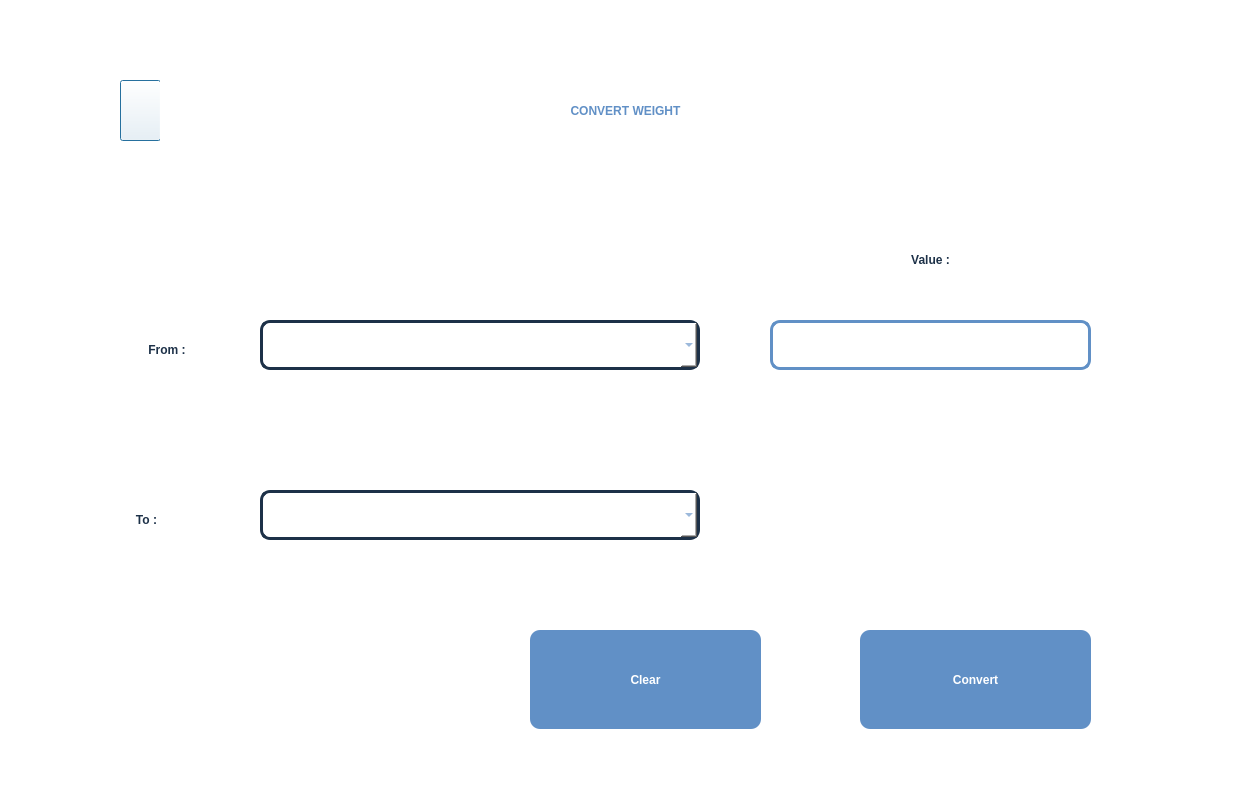
<?xml version="1.0" encoding="UTF-8"?>
<ui version="4.0">
 <class>weight</class>
 <widget class="QDialog" name="weight">
  <property name="geometry">
   <rect>
    <x>0</x>
    <y>0</y>
    <width>1250</width>
    <height>800</height>
   </rect>
  </property>
  <property name="windowTitle">
   <string>Dialog</string>
  </property>
  <property name="styleSheet">
   <string notr="true">background-color: rgb(255, 255, 255);</string>
  </property>
  <widget class="QComboBox" name="from_combobox">
   <property name="geometry">
    <rect>
     <x>260</x>
     <y>320</y>
     <width>440</width>
     <height>50</height>
    </rect>
   </property>
   <property name="styleSheet">
    <string notr="true">border:none;
font: 75 15pt &quot;Roboto&quot;;
color: rgba(97, 144, 198, 1);
border:3px solid rgba(29, 49, 72, 1);
border-radius:10px;
padding-left:20px;</string>
   </property>
  </widget>
  <widget class="QPushButton" name="mainwindow_button">
   <property name="geometry">
    <rect>
     <x>120</x>
     <y>80</y>
     <width>41</width>
     <height>61</height>
    </rect>
   </property>
   <property name="styleSheet">
    <string notr="true">border-image: url(:/resource/res/Group 29.png);</string>
   </property>
   <property name="text">
    <string/>
   </property>
  </widget>
  <widget class="QLabel" name="label">
   <property name="geometry">
    <rect>
     <x>160</x>
     <y>80</y>
     <width>931</width>
     <height>61</height>
    </rect>
   </property>
   <property name="styleSheet">
    <string notr="true">font: 30pt &quot;Roboto&quot;;
font-weight:bold;
color:rgba(97, 144, 198, 1);
</string>
   </property>
   <property name="text">
    <string>CONVERT WEIGHT</string>
   </property>
   <property name="alignment">
    <set>Qt::AlignCenter</set>
   </property>
  </widget>
  <widget class="QLineEdit" name="from_value">
   <property name="geometry">
    <rect>
     <x>770</x>
     <y>320</y>
     <width>321</width>
     <height>50</height>
    </rect>
   </property>
   <property name="styleSheet">
    <string notr="true">font: 75 15pt &quot;Roboto&quot;;
color: rgba(29, 49, 72, 1);
border:none;
border: 3px solid rgba(97, 144, 198, 1);
border-radius:10px;</string>
   </property>
   <property name="alignment">
    <set>Qt::AlignCenter</set>
   </property>
  </widget>
  <widget class="QComboBox" name="to_combobox">
   <property name="geometry">
    <rect>
     <x>260</x>
     <y>490</y>
     <width>440</width>
     <height>50</height>
    </rect>
   </property>
   <property name="styleSheet">
    <string notr="true">border:none;
font: 75 15pt &quot;Roboto&quot;;
color: rgba(97, 144, 198, 1);
border:3px solid rgba(29, 49, 72, 1);
border-radius:10px;
padding-left:20px;</string>
   </property>
  </widget>
  <widget class="QLabel" name="answer_label">
   <property name="geometry">
    <rect>
     <x>780</x>
     <y>450</y>
     <width>311</width>
     <height>81</height>
    </rect>
   </property>
   <property name="styleSheet">
    <string notr="true">border:none;
color:rgba(97, 144, 198, 1);
font: 75 40pt &quot;Roboto&quot;;
font-weight:bold;</string>
   </property>
   <property name="text">
    <string/>
   </property>
   <property name="alignment">
    <set>Qt::AlignCenter</set>
   </property>
  </widget>
  <widget class="QLabel" name="label_5">
   <property name="geometry">
    <rect>
     <x>880</x>
     <y>240</y>
     <width>101</width>
     <height>39</height>
    </rect>
   </property>
   <property name="styleSheet">
    <string notr="true">font: 20pt &quot;Roboto&quot;;
color: rgba(29, 49, 72, 1);
font-weight:bold;</string>
   </property>
   <property name="text">
    <string>Value :</string>
   </property>
   <property name="alignment">
    <set>Qt::AlignCenter</set>
   </property>
  </widget>
  <widget class="QPushButton" name="convert_button">
   <property name="geometry">
    <rect>
     <x>860</x>
     <y>630</y>
     <width>231</width>
     <height>99</height>
    </rect>
   </property>
   <property name="styleSheet">
    <string notr="true">font: 20pt &quot;Roboto&quot;;
color: rgb(255, 255, 255);
background-color: rgba(97, 144, 198, 1);
font-weight:bold;
border:none;
border-radius:10px;</string>
   </property>
   <property name="text">
    <string>Convert</string>
   </property>
  </widget>
  <widget class="QLabel" name="label_2">
   <property name="geometry">
    <rect>
     <x>120</x>
     <y>330</y>
     <width>94</width>
     <height>39</height>
    </rect>
   </property>
   <property name="styleSheet">
    <string notr="true">font: 20pt &quot;Roboto&quot;;
color: rgba(29, 49, 72, 1);
font-weight:bold;</string>
   </property>
   <property name="text">
    <string>From :</string>
   </property>
   <property name="alignment">
    <set>Qt::AlignCenter</set>
   </property>
  </widget>
  <widget class="QLabel" name="label_3">
   <property name="geometry">
    <rect>
     <x>120</x>
     <y>500</y>
     <width>53</width>
     <height>39</height>
    </rect>
   </property>
   <property name="styleSheet">
    <string notr="true">font: 20pt &quot;Roboto&quot;;
color: rgba(29, 49, 72, 1);
font-weight:bold;</string>
   </property>
   <property name="text">
    <string>To :</string>
   </property>
   <property name="alignment">
    <set>Qt::AlignCenter</set>
   </property>
  </widget>
  <widget class="QPushButton" name="clear_button">
   <property name="geometry">
    <rect>
     <x>530</x>
     <y>630</y>
     <width>231</width>
     <height>99</height>
    </rect>
   </property>
   <property name="styleSheet">
    <string notr="true">font: 20pt &quot;Roboto&quot;;
color: rgb(255, 255, 255);
background-color: rgba(97, 144, 198, 1);
font-weight:bold;
border:none;
border-radius:10px;</string>
   </property>
   <property name="text">
    <string>Clear</string>
   </property>
  </widget>
  <widget class="QLabel" name="label_4">
   <property name="geometry">
    <rect>
     <x>284</x>
     <y>415</y>
     <width>431</width>
     <height>321</height>
    </rect>
   </property>
   <property name="styleSheet">
    <string notr="true">image: url(:/resource/res/GettyImages-455313485-5899349a3df78caebc0c30da-removebg-preview_2-removebg-preview 1.png);</string>
   </property>
   <property name="text">
    <string/>
   </property>
  </widget>
  <zorder>label_4</zorder>
  <zorder>from_combobox</zorder>
  <zorder>mainwindow_button</zorder>
  <zorder>label</zorder>
  <zorder>from_value</zorder>
  <zorder>to_combobox</zorder>
  <zorder>answer_label</zorder>
  <zorder>label_5</zorder>
  <zorder>convert_button</zorder>
  <zorder>label_2</zorder>
  <zorder>label_3</zorder>
  <zorder>clear_button</zorder>
 </widget>
 <resources/>
 <connections/>
</ui>
